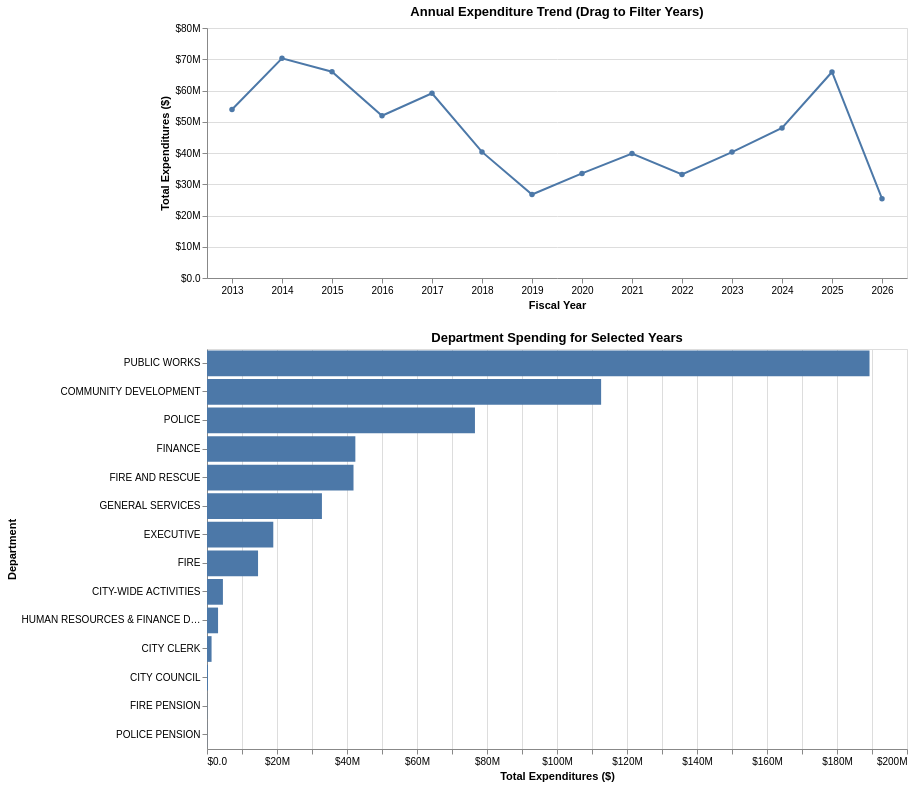

Notebook code cell kept with this figure:
### Code cell
brush = alt.selection_interval(encodings=["x"])

line_linked = alt.Chart(yearly).mark_line(point=True).encode(
    x=alt.X(
        "fiscal_year:O",
        title="Fiscal Year",
        axis=alt.Axis(labelAngle=0)
    ),
    y=alt.Y(
        "amount:Q",
        title="Total Expenditures ($)",
        axis=alt.Axis(format="$,.2s")
    ),
    tooltip=[
        alt.Tooltip("fiscal_year:O", title="Year"),
        alt.Tooltip("amount:Q", title="Total Spending", format="$,.2f")
    ]
).properties(
    width=700,
    height=250,
    title="Annual Expenditure Trend (Drag to Filter Years)"
).add_params(
    brush
)

dept_linked = alt.Chart(dept_year).mark_bar().encode(
    x=alt.X(
        "sum(amount):Q",
        title="Total Expenditures ($)",
        axis=alt.Axis(format="$,.2s")
    ),
    y=alt.Y("department:N", sort="-x", title="Department"),
    tooltip=[
        alt.Tooltip("department:N", title="Department"),
        alt.Tooltip("sum(amount):Q", title="Total Spending", format="$,.2f")
    ]
).transform_filter(
    brush
).properties(
    width=700,
    height=400,
    title="Department Spending for Selected Years"
)

dashboard1 = alt.vconcat(
    line_linked,
    dept_linked
)

dashboard1

### Figure 1 — Vega-Lite specification as saved in the notebook (floating-point values rounded to 4 significant figures; data arrays with more than 128 entries replaced by an {"elided": "..."} marker saying what was removed)
{"config": {"view": {"continuousWidth": 300, "continuousHeight": 300}}, "vconcat": [{"data": {"name": "data-fe0fbfc0c878da55b1282f40f8c642df"}, "mark": {"type": "line", "point": true}, "encoding": {"tooltip": [{"field": "fiscal_year", "title": "Year", "type": "ordinal"}, {"field": "amount", "format": "$,.2f", "title": "Total Spending", "type": "quantitative"}], "x": {"axis": {"labelAngle": 0}, "field": "fiscal_year", "title": "Fiscal Year", "type": "ordinal"}, "y": {"axis": {"format": "$,.2s"}, "field": "amount", "title": "Total Expenditures ($)", "type": "quantitative"}}, "height": 250, "name": "view_3", "title": "Annual Expenditure Trend (Drag to Filter Years)", "width": 700}, {"data": {"name": "data-fcaade4e07a10a8276dab3c9f9874d3c"}, "mark": {"type": "bar"}, "encoding": {"tooltip": [{"field": "department", "title": "Department", "type": "nominal"}, {"aggregate": "sum", "field": "amount", "format": "$,.2f", "title": "Total Spending", "type": "quantitative"}], "x": {"aggregate": "sum", "axis": {"format": "$,.2s"}, "field": "amount", "title": "Total Expenditures ($)", "type": "quantitative"}, "y": {"field": "department", "sort": "-x", "title": "Department", "type": "nominal"}}, "height": 400, "title": "Department Spending for Selected Years", "transform": [{"filter": {"param": "param_4"}}], "width": 700}], "params": [{"name": "param_4", "select": {"type": "interval", "encodings": ["x"]}, "views": ["view_3"]}], "$schema": "https://vega.github.io/schema/vega-lite/v5.8.0.json", "datasets": {"data-fe0fbfc0c878da55b1282f40f8c642df": [{"fiscal_year": 2013, "amount": 53930000.0}, {"fiscal_year": 2014, "amount": 70290000.0}, {"fiscal_year": 2015, "amount": 66020000.0}, {"fiscal_year": 2016, "amount": 51930000.0}, {"fiscal_year": 2017, "amount": 59110000.0}, {"fiscal_year": 2018, "amount": 40350000.0}, {"fiscal_year": 2019, "amount": 26710000.0}, {"fiscal_year": 2020, "amount": 33480000.0}, {"fiscal_year": 2021, "amount": 39820000.0}, {"fiscal_year": 2022, "amount": 33150000.0}, {"fiscal_year": 2023, "amount": 40290000.0}, {"fiscal_year": 2024, "amount": 48020000.0}, {"fiscal_year": 2025, "amount": 65920000.0}, {"fiscal_year": 2026, "amount": 25390000.0}], "data-fcaade4e07a10a8276dab3c9f9874d3c": {"elided": "135 records"}}}
